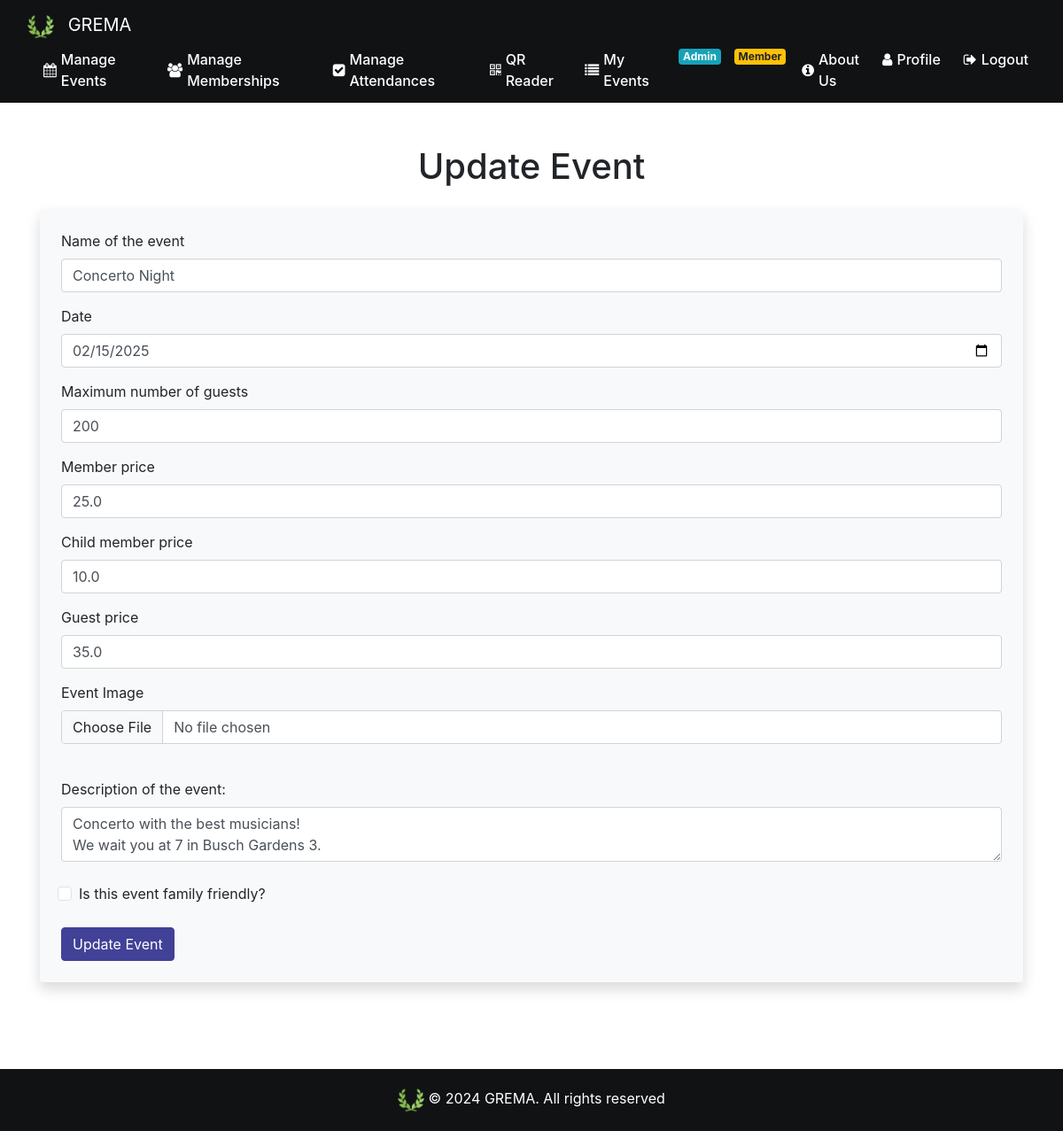
Screenshot of /update-event/1 (signed in) with the database file from the repository.
### website/models.py (models this page shows)
class Event(db.Model):
    id = db.Column(db.Integer, primary_key=True)
    name= db.Column(db.String(80))
    date = db.Column(db.DateTime(timezone=True), default=func.current_date())
    max_guest_num = db.Column(db.Integer)
    member_price=db.Column(db.Float)
    member_child_price=db.Column(db.Float)
    guest_price=db.Column(db.Float)
    child_price=db.Column(db.Float)
    is_family_friendly=db.Column(db.Boolean)
    img_url=db.Column(db.String(300))
    description=db.Column(db.String(800))
    admin_id = db.Column(db.Integer, db.ForeignKey('admin.id'))

### website/views.py (the view, shortened to what this page needs)
@login_required
@views.route('/update-event/<int:event_id>', methods=['GET', 'POST'])
def update_event(event_id):
    event = Event.query.get_or_404(event_id)
    return render_template('update_event.html', event=event, user=current_user)

### website/views.py (called while the page is built)
@views.context_processor
def inject_membership():
    if current_user.is_authenticated:
        is_member = Fee.query.filter_by(user_fee=current_user.id, payed=True).first() is not None
    else:
        is_member = False
    return dict(is_member=is_member)

### website/templates/update_event.html (shortened to what this page needs)
{% extends "base.html" %}
{% block content %}
<div class="container py-5">
    <h1 class="text-center mb-4">Update Event</h1>
    <form method="POST" enctype="multipart/form-data" class="shadow p-4 bg-light rounded">
        <div class="form-group">
            <label for="name">Name of the event</label>
            <input type="text" class="form-control" id="name" name="name" value="{{ event.name }}" />
        </div>
        <div class="form-group">
            <label for="date">Date</label>
            <input type="date" class="form-control" id="date" name="date"
                value="{{ event.date.strftime('%Y-%m-%d') }}" />
        </div>
        <div class="form-group">
            <label for="max_guest_num">Maximum number of guests</label>
            <input type="number" class="form-control" id="max_guest_num" name="max_guest_num"
                value="{{ event.max_guest_num }}" />
        </div>
        <div class="form-group">
            <label for="member_price">Member price</label>
            <input type="number" class="form-control" id="member_price" name="member_price"
                value="{{ event.member_price }}" />
        </div>
        <div class="form-group">
            <label for="member_child_price">Child member price</label>
            <input type="number" class="form-control" id="member_child_price" name="member_child_price"
                value="{{ event.member_child_price }}" />
        </div>
        <div class="form-group">
            <label for="guest_price">Guest price</label>
            <input type="number" class="form-control" id="guest_price" name="guest_price"
                value="{{ event.guest_price }}" />
        </div>
        <div class="form-group">
            <label for="img_url">Event Image</label>
            <input type="file" class="form-control" id="img_url" name="img_url" />
        </div>
        <br />
        <label for="description">Description of the event:</label>
        <textarea name="description" id="description" class="form-control">{{ event.description }}</textarea>
        <br />
        <div class="form-check">
            <input class="form-check-input" type="checkbox" value="true" id="isFamilyFriendly" name="isFamilyFriendly">
            <label class="form-check-label" for="isFamilyFriendly">
                Is this event family friendly?
            </label>
        </div>
        <br />
        <button type="submit" class="btn btn-primary">Update Event</button>
    </form>
</div>
{% endblock %}

### website/static/base.css (style rules this page uses)
html { position: relative; min-height: 100%; }
body { margin-bottom: 100px; margin: 0; padding: 0; }

### website/templates/update_event.html (style rules this page uses)
.form-group { margin-bottom: 15px; }
.btn-primary { background-color: #414197; border-color: #414197; }

### rows the page displays
Event: name "Concerto Night", date "02/15/2025", max_guest_num "200", member_price "25.0", member_child_price "10.0", guest_price "35.0", description "Concerto with the best musicians! We wait you at 7 in Busch Gardens 3."
